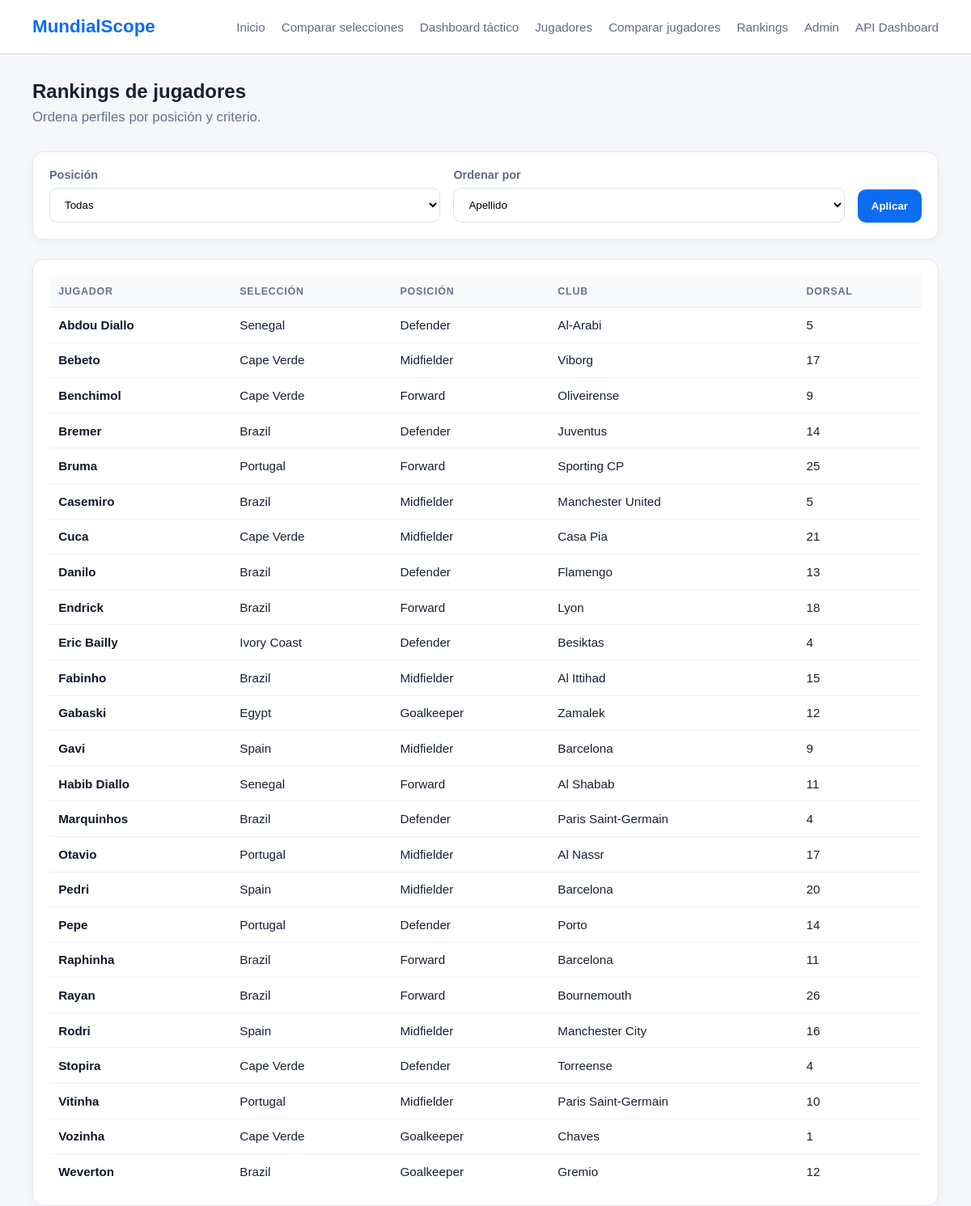
Screenshot of /players/rankings/ with the database file from the repository.
### players/models.py (models this page shows, shortened)
class Player(models.Model):
    class Position(models.TextChoices):
        GOALKEEPER = "GK", "Goalkeeper"
        DEFENDER = "DF", "Defender"
        MIDFIELDER = "MF", "Midfielder"
        FORWARD = "FW", "Forward"
    class PreferredFoot(models.TextChoices):
        RIGHT = "right", "Right"
        LEFT = "left", "Left"
        BOTH = "both", "Both"
    team = models.ForeignKey(
        "teams.Team",
        on_delete=models.CASCADE,
        related_name="players",
    )
    first_name = models.CharField(max_length=60)
    last_name = models.CharField(max_length=60)
    shirt_number = models.PositiveIntegerField(null=True, blank=True)
    position = models.CharField(max_length=2, choices=Position.choices)
    date_of_birth = models.DateField(null=True, blank=True)
    club = models.CharField(max_length=100, blank=True)
    market_value = models.DecimalField(max_digits=12, decimal_places=2, null=True, blank=True)
    caps = models.PositiveIntegerField(default=0)
    international_goals = models.PositiveIntegerField(default=0)
    preferred_foot = models.CharField(
        max_length=10,
        choices=PreferredFoot.choices,
        blank=True
    )
    height_cm = models.PositiveIntegerField(null=True, blank=True)
    is_called_up = models.BooleanField(default=True)
    external_id = models.CharField(max_length=100, blank=True, null=True, unique=True)
    class Meta:
        ordering = ["last_name", "first_name"]
        unique_together = ("team", "shirt_number")

### teams/models.py (models this page shows, shortened)
class Team(models.Model):
    class Confederation(models.TextChoices):
        UEFA = "UEFA", "UEFA"
        CONMEBOL = "CONMEBOL", "CONMEBOL"
        CONCACAF = "CONCACAF", "CONCACAF"
        CAF = "CAF", "CAF"
        AFC = "AFC", "AFC"
        OFC = "OFC", "OFC"
    name = models.CharField(max_length=100, unique=True)
    fifa_code = models.CharField(max_length=3, unique=True)
    confederation = models.CharField(max_length=10, choices=Confederation.choices)
    coach = models.CharField(max_length=100, blank=True)
    fifa_ranking = models.PositiveIntegerField(null=True, blank=True)
    group = models.CharField(max_length=1, blank=True)
    primary_color = models.CharField(max_length=7, blank=True)
    secondary_color = models.CharField(max_length=7, blank=True)
    is_active = models.BooleanField(default=True)
    external_id = models.CharField(max_length=100, blank=True, null=True, unique=True)
    class Meta:
        ordering = ["name"]

### players/views.py (the view)
# urls.py: path("rankings/", PlayerRankingPageView.as_view(), name="player-rankings"),
class PlayerRankingPageView(ListView):
    model = Player
    template_name = "players/player_rankings.html"
    context_object_name = "players"
    paginate_by = 25
    def get_queryset(self):
        queryset = Player.objects.select_related("team").filter(is_called_up=True)
        position = self.request.GET.get("position")
        order = self.request.GET.get("order", "last_name")
        if position:
            queryset = queryset.filter(position=position)
        allowed_ordering = {
            "last_name": "last_name",
            "shirt_number": "shirt_number",
            "club": "club",
        }
        if hasattr(Player, "caps"):
            allowed_ordering["caps"] = "-caps"
        if hasattr(Player, "international_goals"):
            allowed_ordering["international_goals"] = "-international_goals"
        if hasattr(Player, "market_value"):
            allowed_ordering["market_value"] = "-market_value"
        queryset = queryset.order_by(allowed_ordering.get(order, "last_name"), "first_name")
        return queryset
    def get_context_data(self, **kwargs):
        context = super().get_context_data(**kwargs)
        context["positions"] = Player.Position.choices
        context["selected_position"] = self.request.GET.get("position", "")
        context["selected_order"] = self.request.GET.get("order", "last_name")
        return context

### templates/players/player_rankings.html (shortened to what this page needs)
{% extends "base.html" %}
{% block content %}
<section class="page-header">
    <h1>Rankings de jugadores</h1>
    <p class="hero-text">Ordena perfiles por posición y criterio.</p>
</section>
<section class="card filters-card">
    <form method="get" class="compare-form">
        <div class="filter-group">
            <label for="position">Posición</label>
            <select name="position" id="position">
                <option value="">Todas</option>
            </select>
        </div>
        <div class="filter-group">
            <label for="order">Ordenar por</label>
            <select name="order" id="order">
                <option value="last_name" {% if selected_order == "last_name" %}selected{% endif %}>Apellido</option>
            </select>
        </div>
        <div class="filter-actions">
            <button type="submit" class="btn-primary">Aplicar</button>
        </div>
    </form>
</section>
<section class="card">
    <table class="standings-table">
        <thead>
            <tr>
                <th>Jugador</th>
                <th>Selección</th>
                <th>Posición</th>
                <th>Club</th>
                <th>Dorsal</th>
            </tr>
        </thead>
        <tbody>
            {% for player in players %}
                <tr>
                    <td><a href="{% url 'players:player-detail' player.pk %}">{{ player.first_name }} {{ player.last_name }}</a></td>
                    <td>{{ player.team.name }}</td>
                    <td>{{ player.get_position_display }}</td>
                    <td>{{ player.club|default:"-" }}</td>
                    <td>{{ player.shirt_number|default:"-" }}</td>
                </tr>
            {% empty %}
                <tr>
                    <td colspan="5">No hay jugadores disponibles para este filtro.</td>
                </tr>
            {% endfor %}
        </tbody>
    </table>
</section>
{% endblock %}

### static/css/styles.css (style rules this page uses)
:root { --bg: #f5f7fb; --surface: #ffffff; --text: #172033; --muted: #5f6b84; --border: #d9e1ee; --primary: #0c6cf2; --primary-dark: #0a56c2; --shadow: 0 10px 30px rgba(15, 23, 42, 0.08); --radius: 16px; --container: 1120px; }
* { box-sizing: border-box; }
body { margin: 0; font-family: Arial, sans-serif; background: var(--bg); color: var(--text); }
a { color: inherit; text-decoration: none; }
.hero-text { max-width: 720px; color: var(--muted); font-size: 1.05rem; }
.card { background: var(--surface); border: 1px solid var(--border); border-radius: var(--radius); padding: 24px; box-shadow: var(--shadow); }
.page-header { margin-bottom: 32px; }
.filters-card { margin-bottom: 24px; }
.filter-group { display: flex; flex-direction: column; gap: 8px; }
.filter-group label { font-size: 0.9rem; color: var(--muted); font-weight: 600; }
.filter-group select { padding: 12px 14px; border: 1px solid var(--border); border-radius: 10px; background: #fff; }
.filter-actions { display: flex; gap: 10px; align-items: center; }
.btn-primary, .btn-secondary { display: inline-block; padding: 12px 16px; border-radius: 10px; font-weight: 600; border: 1px solid transparent; }
.btn-primary { background: var(--primary); color: #fff; }
.standings-table { width: 100%; border-collapse: collapse; font-size: 0.95rem; }
.standings-table th, .standings-table td { padding: 10px 8px; border-bottom: 1px solid var(--border); text-align: left; }
.standings-table th { color: var(--muted); font-size: 0.82rem; text-transform: uppercase; letter-spacing: 0.04em; }
.compare-form { display: grid; grid-template-columns: 1fr 1fr auto; gap: 16px; align-items: end; }
.card { background: #ffffff; border: 1px solid #e5e7eb; border-radius: 14px; padding: 1.25rem; box-shadow: 0 4px 14px rgba(15, 23, 42, 0.04); }
.standings-table { width: 100%; border-collapse: collapse; min-width: 520px; }
.standings-table thead th { padding: 0.75rem 0.7rem; border-bottom: 1px solid #e5e7eb; text-align: left; font-size: 0.78rem; text-transform: uppercase; letter-spacing: 0.06em; color: #64748b; background: #f8fafc; }
.standings-table tbody td { padding: 0.8rem 0.7rem; border-bottom: 1px solid #eef2f7; vertical-align: middle; }
.standings-table tbody tr:last-child td { border-bottom: none; }
.standings-table a { color: #0f172a; text-decoration: none; font-weight: 600; }
.page-header { margin-bottom: 2rem; }
.page-header h1 { margin-bottom: 0.5rem; }
.hero-text { margin: 0; color: #64748b; max-width: 60ch; }

### rows the page displays
Player: first_name "Abdou Diallo", team.name "Senegal", position "Defender", club "Al-Arabi", shirt_number "5"
Player: first_name "Bebeto", team.name "Cape Verde", position "Midfielder", club "Viborg", shirt_number "17"
Player: first_name "Benchimol", team.name "Cape Verde", position "Forward", club "Oliveirense", shirt_number "9"
Player: first_name "Bremer", team.name "Brazil", position "Defender", club "Juventus", shirt_number "14"
Player: first_name "Bruma", team.name "Portugal", position "Forward", club "Sporting CP", shirt_number "25"
Player: first_name "Casemiro", team.name "Brazil", position "Midfielder", club "Manchester United", shirt_number "5"
Player: first_name "Cuca", team.name "Cape Verde", position "Midfielder", club "Casa Pia", shirt_number "21"
Player: first_name "Danilo", team.name "Brazil", position "Defender", club "Flamengo", shirt_number "13"
Player: first_name "Endrick", team.name "Brazil", position "Forward", club "Lyon", shirt_number "18"
Player: first_name "Eric Bailly", team.name "Ivory Coast", position "Defender", club "Besiktas", shirt_number "4"
Player: first_name "Fabinho", team.name "Brazil", position "Midfielder", club "Al Ittihad", shirt_number "15"
Player: first_name "Gabaski", team.name "Egypt", position "Goalkeeper", club "Zamalek", shirt_number "12"
Player: first_name "Gavi", team.name "Spain", position "Midfielder", club "Barcelona", shirt_number "9"
Player: first_name "Habib Diallo", team.name "Senegal", position "Forward", club "Al Shabab", shirt_number "11"
Player: first_name "Marquinhos", team.name "Brazil", position "Defender", club "Paris Saint-Germain", shirt_number "4"
Player: first_name "Otavio", team.name "Portugal", position "Midfielder", club "Al Nassr", shirt_number "17"
Player: first_name "Pedri", team.name "Spain", position "Midfielder", club "Barcelona", shirt_number "20"
Player: first_name "Pepe", team.name "Portugal", position "Defender", club "Porto", shirt_number "14"
Player: first_name "Raphinha", team.name "Brazil", position "Forward", club "Barcelona", shirt_number "11"
Player: first_name "Rayan", team.name "Brazil", position "Forward", club "Bournemouth", shirt_number "26"
Player: first_name "Rodri", team.name "Spain", position "Midfielder", club "Manchester City", shirt_number "16"
Player: first_name "Stopira", team.name "Cape Verde", position "Defender", club "Torreense", shirt_number "4"
Player: first_name "Vitinha", team.name "Portugal", position "Midfielder", club "Paris Saint-Germain", shirt_number "10"
Player: first_name "Vozinha", team.name "Cape Verde", position "Goalkeeper", club "Chaves", shirt_number "1"
Player: first_name "Weverton", team.name "Brazil", position "Goalkeeper", club "Gremio", shirt_number "12"
